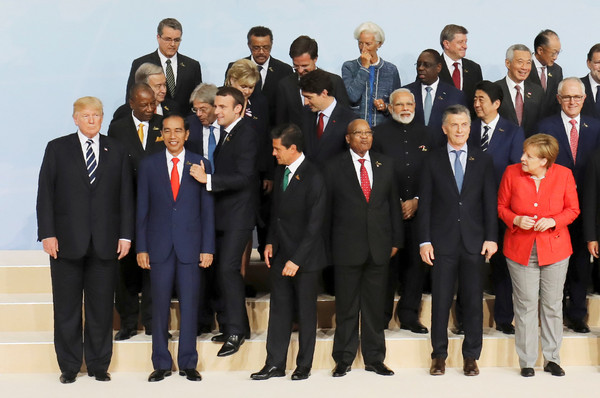
#> input picture G20.jpg, 600 x 398 px
$ python opencv_20190408_image_operations.py
#> lines starting #> are read from the running program, lines starting #| are printed output that depends on the picture; after the words box and inside, x2 and y2 are one past the last pixel; in counts of white or black regions, pixels touching at a corner belong together
import numpy as np
import cv2


img = cv2.imread('G20.jpg', cv2.IMREAD_COLOR)
#> img is the input picture: shape (398, 600, 3); mean B, G, R 106.7, 109.8, 118.4

#img[55,55] = [255,255,255]#x=55, y=55

#px = img[55,55]

#print(img[55,55])
#region of image
img[100:150, 100:150] = [255,255,255]#100-150, 100-150 的地方填上白色
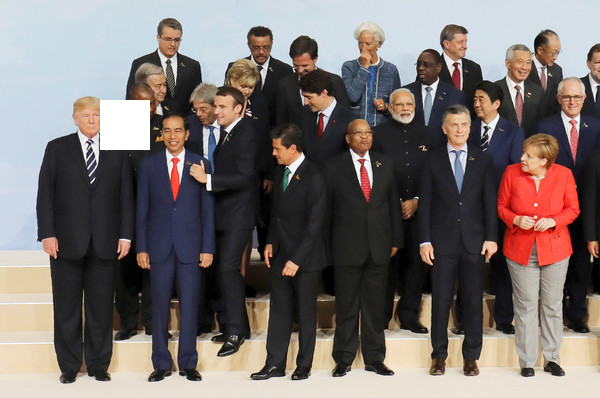
#> img: shape (398, 600, 3); 1.05% of pixels changed, all inside (x1, y1, x2, y2) = (100, 100, 150, 150)

watch_face = img[37:111, 107:194]#複製37-111, 107-194的圖片
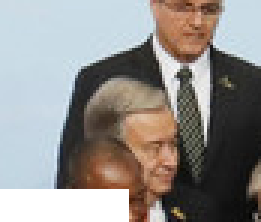
#> watch_face: shape (74, 87, 3) (shown 3 times larger); mean B, G, R 138.4, 141.4, 144.8

img[0:74, 0:87] = watch_face#貼到0-74, 0-87的地方
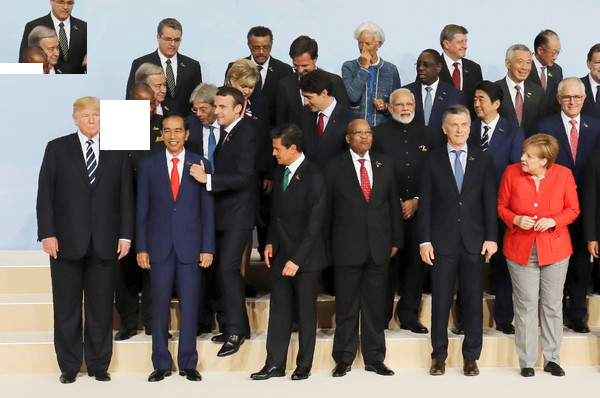
#> img: shape (398, 600, 3); 2.7% of pixels changed, all inside (x1, y1, x2, y2) = (0, 0, 87, 74)


cv2.imshow('image', img)
cv2.waitKey(0)
cv2.destroyAllWindows()

$ run again, with Africa.jpg copied over G20.jpg
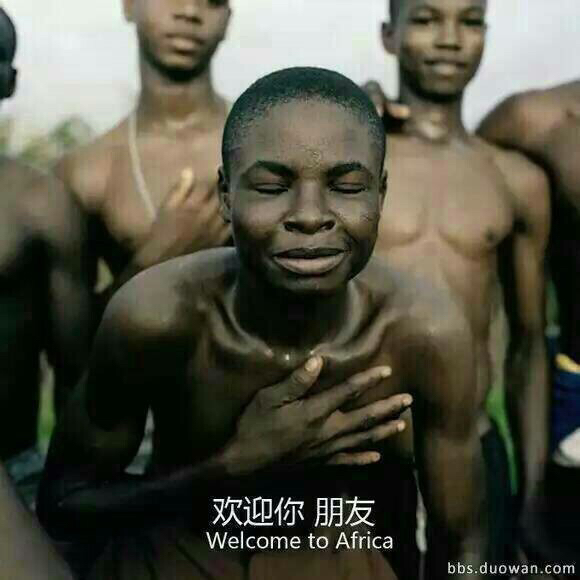
#> input picture Africa.jpg, 580 x 580 px
#> img is the input picture: shape (580, 580, 3); mean B, G, R 67, 80.9, 81.6
#> `watch_face = img[37:111, 107:194]#複製37-111, 107-194的圖片`:
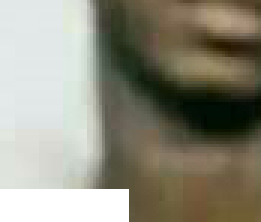
#> watch_face: shape (74, 87, 3) (shown 3 times larger); mean B, G, R 125, 140.3, 142.6
#> `img[0:74, 0:87] = watch_face#貼到0-74, 0-87的地方`:
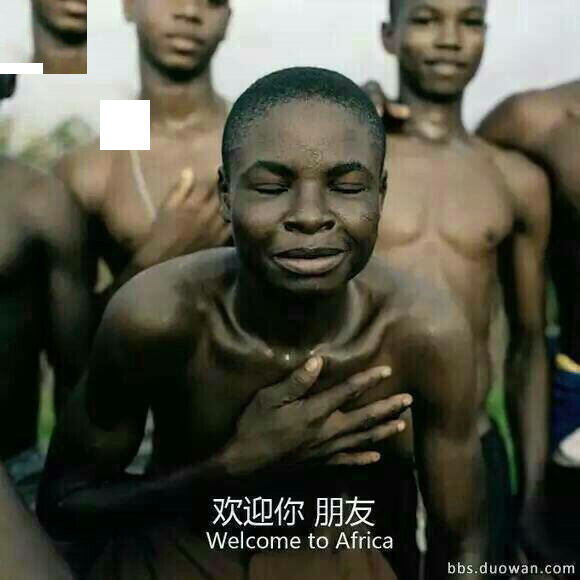
#> img: shape (580, 580, 3); mean B, G, R 66.3, 80.3, 81.1

$ run again, with chess.jpg copied over G20.jpg
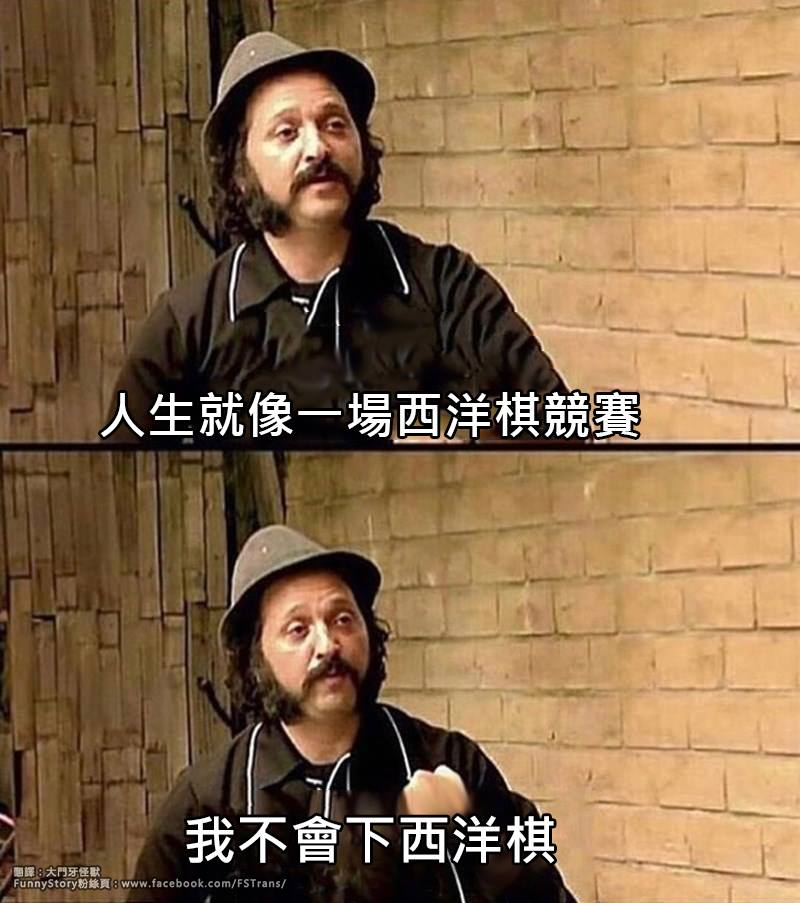
#> input picture chess.jpg, 800 x 903 px
#> img is the input picture: shape (903, 800, 3); mean B, G, R 74.8, 107.4, 137.9
#> `watch_face = img[37:111, 107:194]#複製37-111, 107-194的圖片`:
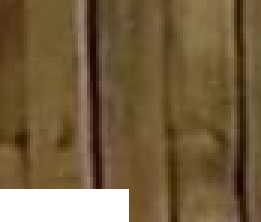
#> watch_face: shape (74, 87, 3) (shown 3 times larger); mean B, G, R 63.6, 95.8, 117.1
#> `img[0:74, 0:87] = watch_face#貼到0-74, 0-87的地方`:
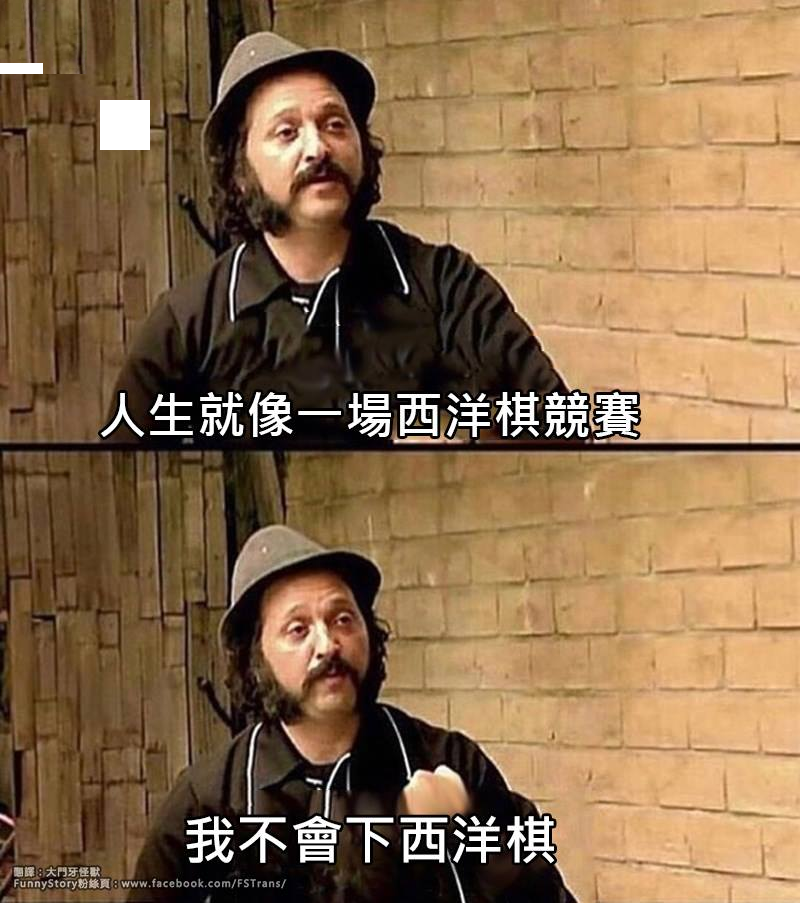
#> img: shape (903, 800, 3); mean B, G, R 75.8, 108.3, 138.6
